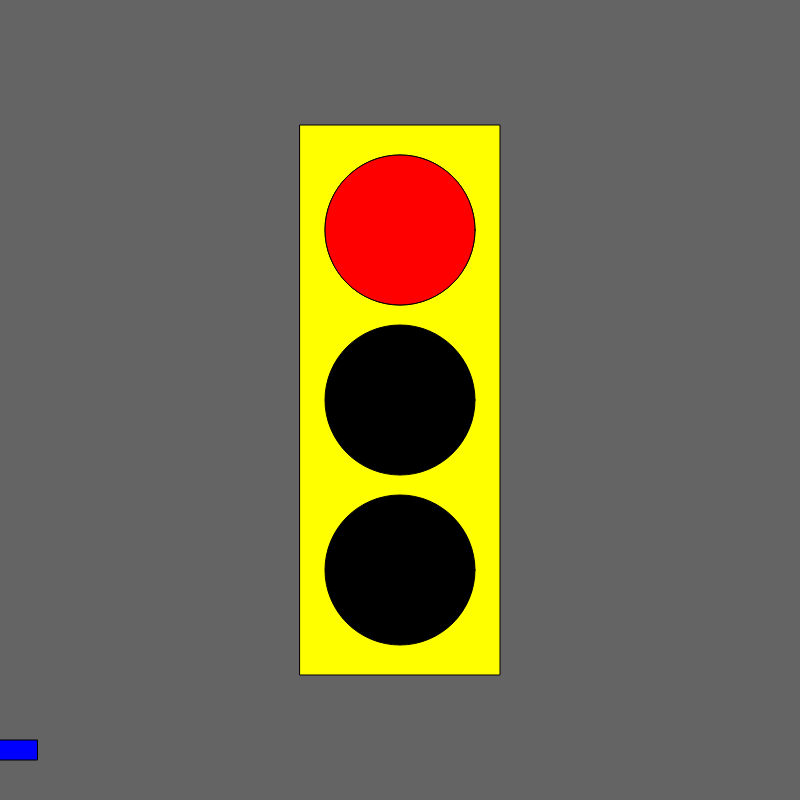
Frame 1 (no input)
Frame 60 (no input): identical to frame 1, image omitted
Frame 120 (the mouse pressed at the canvas centre since frame 60): identical to frame 1, image omitted

The p5.js sketch that drew this single still picture (run headless with seeded random() and noise() and a simulated clock; from frame 60 on, the mouse is pressed at the canvas centre):

// p5.js sketch
// ── sketch.js
let state = 0;
let timer = 0;
let x = 0;
let velocity = 0;

function setup() {
  createCanvas(800, 800);
  ellipseMode(CENTER);
  rectMode(CENTER);
}

function draw() {

  background(100);
  fill('yellow');
  rect(width / 2, height / 2, 200, 550);
  fill('black');
  ellipse(width / 2, height / 2 - 170, 150, 150); //top
  ellipse(width / 2, height / 2, 150, 150); //middle
  ellipse(width / 2, height / 2 + 170, 150, 150); //bottom

  timer++;
  if (timer > 300){
    timer = 0;
  }

  if (timer > 0 && timer < 120) {
    state = 0;
  }
  if (timer > 120 && timer < 210) {
    state = 1;
  }
  if (timer > 210 && timer < 300) {
    state = 2;
  }

  //car
  fill('blue');
  rect(x, 750, 75, 20);
  x = x + velocity
  if (x > 900){ // a bit more than width for a smooth transition
    x = -100;
  }

  switch (state) {


    case 0: //red
    fill('red');
      ellipse(width / 2, height / 2 - 170, 150, 150);
      velocity = 0;
      break;

    case 1: //green
    fill('green');
      ellipse(width / 2, height / 2 + 170, 150, 150);
      velocity = 6;
      break;

    case 2: //yellow
    fill('yellow');
      ellipse(width / 2, height / 2, 150, 150);
      velocity = 3;
      break;

  }
}

function mouseReleased() {
  state++;
  if (state > 2) state = 0;

}
